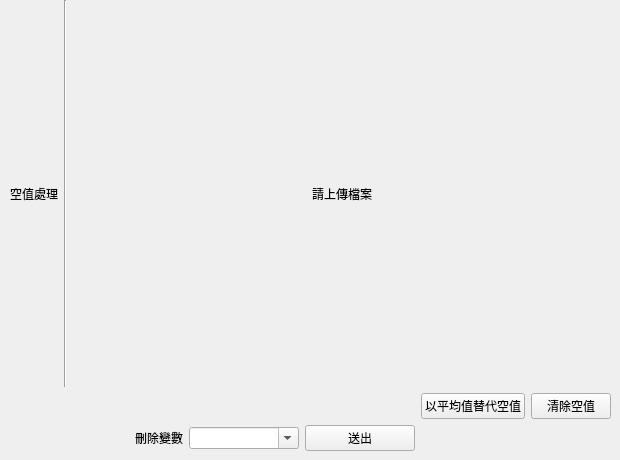
      <widget class="QWidget" name="tab02">
       <property name="enabled">
        <bool>true</bool>
       </property>
       <property name="autoFillBackground">
        <bool>false</bool>
       </property>
       <attribute name="title">
        <string>資料前處理</string>
       </attribute>
       <attribute name="toolTip">
        <string>類別/連續變數選取及斷點設定</string>
       </attribute>
       <widget class="QWidget" name="layoutWidget">
        <property name="geometry">
         <rect>
          <x>10</x>
          <y>0</y>
          <width>601</width>
          <height>451</height>
         </rect>
        </property>
        <layout class="QGridLayout" name="gridLayout_2" rowstretch="1,0,0,0" columnstretch="0,0,1,0,0">
         <item row="0" column="0">
          <widget class="QLabel" name="null_label">
           <property name="text">
            <string>空值處理</string>
           </property>
          </widget>
         </item>
         <item row="0" column="1">
          <widget class="Line" name="line_2">
           <property name="orientation">
            <enum>Qt::Vertical</enum>
           </property>
          </widget>
         </item>
         <item row="3" column="2">
          <layout class="QHBoxLayout" name="horizontalLayout_2"/>
         </item>
         <item row="0" column="2" colspan="3">
          <widget class="QLabel" name="null_img">
           <property name="sizePolicy">
            <sizepolicy hsizetype="Preferred" vsizetype="Preferred">
             <horstretch>0</horstretch>
             <verstretch>0</verstretch>
            </sizepolicy>
           </property>
           <property name="text">
            <string>請上傳檔案</string>
           </property>
           <property name="scaledContents">
            <bool>true</bool>
           </property>
           <property name="alignment">
            <set>Qt::AlignCenter</set>
           </property>
          </widget>
         </item>
         <item row="1" column="4">
          <widget class="QPushButton" name="dropna_btn">
           <property name="text">
            <string>清除空值</string>
           </property>
          </widget>
         </item>
         <item row="2" column="2">
          <layout class="QHBoxLayout" name="horizontalLayout_4" stretch="0,0,0">
           <item>
            <widget class="QLabel" name="delete_label">
             <property name="text">
              <string>刪除變數</string>
             </property>
             <property name="alignment">
              <set>Qt::AlignRight|Qt::AlignTrailing|Qt::AlignVCenter</set>
             </property>
            </widget>
           </item>
           <item>
            <widget class="QComboBox" name="col_value_delete">
             <property name="editable">
              <bool>true</bool>
             </property>
            </widget>
           </item>
           <item>
            <widget class="QPushButton" name="delete_btn">
             <property name="text">
              <string>送出</string>
             </property>
            </widget>
           </item>
          </layout>
         </item>
         <item row="1" column="3">
          <widget class="QPushButton" name="replacena_btn">
           <property name="text">
            <string>以平均值替代空值</string>
           </property>
          </widget>
         </item>
        </layout>
       </widget>
      </widget>
